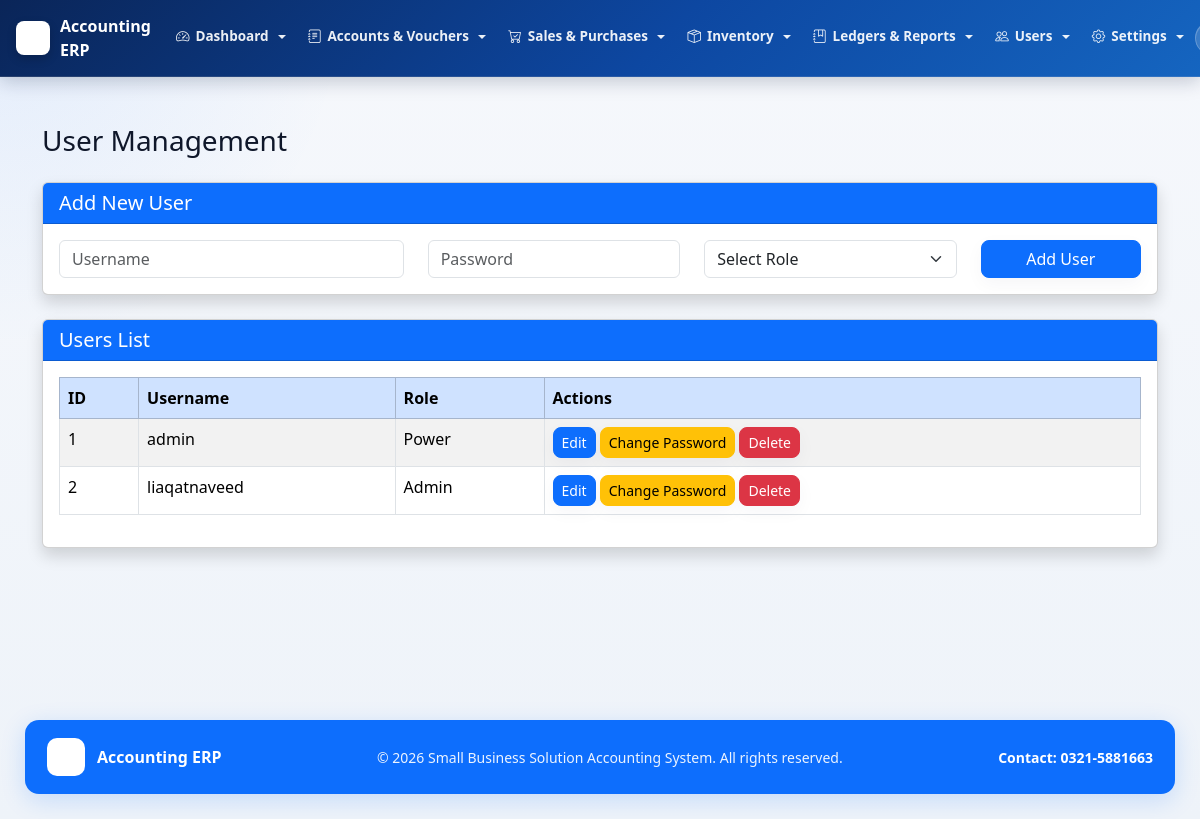
Screenshot of /admin/users.php (signed in) with the database file from the repository.
### tables this page shows
CREATE TABLE `company_settings` (
  `id` int(11) NOT NULL,
  `company_name` varchar(255) NOT NULL,
  `tagline` varchar(255) NOT NULL,
  `contact` varchar(100) NOT NULL,
  `address` varchar(255) NOT NULL,
  `email` varchar(255) NOT NULL,
  `logo_path` varchar(255) NOT NULL,
  `prepared_by_label` varchar(100) NOT NULL,
  `checked_by_label` varchar(100) NOT NULL,
  `approved_by_label` varchar(100) NOT NULL,
  `print_footer` varchar(255) NOT NULL,
  `system_activity_retention_months` int(11) NOT NULL DEFAULT 0,
  `approval_history_retention_months` int(11) NOT NULL DEFAULT 0,
  `updated_at` datetime NOT NULL DEFAULT current_timestamp() ON UPDATE current_timestamp(),
  PRIMARY KEY (`id`)
);

CREATE TABLE `users` (
  `id` int(11) NOT NULL AUTO_INCREMENT,
  `username` varchar(100) NOT NULL,
  `password` varchar(100) NOT NULL,
  `role_id` int(11) DEFAULT NULL,
  `created_at` timestamp NOT NULL DEFAULT current_timestamp(),
  PRIMARY KEY (`id`),
  UNIQUE KEY `username` (`username`)
);

CREATE TABLE `roles` (
  `id` int(11) NOT NULL AUTO_INCREMENT,
  `role_name` varchar(100) NOT NULL,
  `description` text DEFAULT NULL,
  `created_at` timestamp NOT NULL DEFAULT current_timestamp(),
  PRIMARY KEY (`id`),
  UNIQUE KEY `role_name` (`role_name`)
);

### admin/users.php (the view, shortened to what the rows shown need)
<?php
include "../includes/header.php";
?>
<div class="container mt-5">
    <div class="card shadow">
        <div class="card-body">
            <table class="table table-striped table-bordered">
                <thead class="table-primary text-white">
                    <tr>
                        <th>ID</th>
                        <th>Username</th>
                        <th>Role</th>
                        <th>Actions</th>
                    </tr>
                </thead>
                <tbody>
                    <?php
                    $result = mysqli_query($conn, "
                        SELECT u.*, r.role_name
                        FROM users u
                        LEFT JOIN roles r ON r.id = u.role_id
                    ");
                    if (mysqli_num_rows($result) > 0) {
                        while ($row = mysqli_fetch_assoc($result)) {
                            $id = intval($row['id']);
                            $uname = htmlspecialchars($row['username']);
                            $roleName = $row['role_name'] ? htmlspecialchars($row['role_name']) : '<span class="text-muted">No Role</span>';
                            echo "<tr>
                                    <td>{$id}</td>
                                    <td>{$uname}</td>
                                    <td>{$roleName}</td>
                                    <td>
                                        <a href='edit_user.php?id={$id}' class='btn btn-sm btn-primary'>Edit</a>
                                        <a href='change_password.php?id={$id}' class='btn btn-sm btn-warning'>Change Password</a>
                                        <a href='users.php?delete={$id}' class='btn btn-sm btn-danger' onclick='return confirm(\"Are you sure?\")'>Delete</a>
                                    </td>
                                  </tr>";
                        }
                    } else {
                        echo "<tr><td colspan='4' class='text-center text-muted'>No users found</td></tr>";
                    }
                    ?>
                </tbody>
            </table>
        </div>
    </div>
</div>
<?php include "../includes/footer.php"; ?>

### includes/header.php (shortened to what the rows shown need)
<?php
require_once __DIR__ . "/rbac.php";
require_once __DIR__ . "/branding.php";
$base_url = "/accounting-system/";
$branding = get_branding_settings();
$minimal_layout = isset($minimal_layout) && $minimal_layout;
?>
<!DOCTYPE html>
<html lang="en">
<head>
<link href="<?php echo $base_url; ?>assets/css/bootstrap.min.css" rel="stylesheet">
<link href="<?php echo $base_url; ?>assets/bootstrap-icons-1.13.1/font/bootstrap-icons.css" rel="stylesheet">
</head>
<body>
<?php if (!$minimal_layout): ?>
<nav class="navbar navbar-expand-lg fixed-top-nav navbar-dark">
    <div class="container-fluid px-3">
        <a class="navbar-brand-erp" href="<?php echo $base_url; ?>admin/dashboard/dashboard.php">
            <?php if (!empty($branding['logo_url'])): ?>
                <img src="<?php echo htmlspecialchars($branding['logo_url']); ?>" alt="Logo" class="brand-logo-img">
            <?php endif; ?>
            <span class="d-none d-sm-inline"><?php echo htmlspecialchars($branding['company_name']); ?></span>
        </a>
        <div class="collapse navbar-collapse" id="topNavbarCollapse">
            <?php if (isset($_SESSION['user_id'])): ?>
            <?php
            $canDashboard          = rbac_can_access('dashboard_home');
            $canAiDashboard        = rbac_can_access('dashboard_ai');
            $canBackup             = rbac_can_access('database_backup');
            $canCompanySettings    = rbac_can_access('company_settings_page');
            $canPeriodClosing      = rbac_can_access('period_closing_page');
            $canRecycleBin         = rbac_can_access('recycle_bin_page');
            $canSystemActivity     = rbac_can_access('system_activity_page');
            $canApprovalHistory    = rbac_can_access('approval_history_page');
            $canUsersPage          = rbac_can_access('users_page');
            $canRolesPage          = rbac_can_access('roles_page');
            $canUserRolesPage      = rbac_can_access('user_roles_page');
            $canRolePermissionsPage= rbac_can_access('role_permissions_page');
            $canAccountLedger      = rbac_can_access('account_ledger');
            $canTrialBalance       = rbac_can_access('trial_balance');
            $canChartOfAccounts    = rbac_can_access('chart_of_accounts');
            $canOpeningBalance     = rbac_can_access('opening_balance');
            $canPaymentVoucherAdd  = rbac_can_access('payment_voucher_add');
            $canPaymentVoucherList = rbac_can_access('payment_voucher_list');
            $canReceiptVoucherAdd  = rbac_can_access('receipt_voucher_add');
            $canReceiptVoucherList = rbac_can_access('receipt_voucher_list');
            $canGeneralVoucherAdd  = rbac_can_access('general_voucher_add');
            $canGeneralVoucherList = rbac_can_access('general_voucher_list');
            $canCashBook           = rbac_can_access('cash_book');
            $canBankBook           = rbac_can_access('bank_book');
            $canCategoriesPage     = rbac_can_access('categories_page');
            $canInventoryPage      = rbac_can_access('inventory_page');
            $canStockAdjustmentAdd = rbac_can_access('stock_adjustment_add');
            $canStockAdjustmentList= rbac_can_access('stock_adjustment_list');
            $canStockLedger        = rbac_can_access('stock_ledger');
            $canPurchaseAdd        = rbac_can_access('purchase_add');
            $canPurchaseList       = rbac_can_access('purchase_list');
            $canPurchaseLedger     = rbac_can_access('purchase_ledger');
            $canSaleAdd            = rbac_can_access('sale_add');
            $canSaleList           = rbac_can_access('sale_list');
            $canSaleLedger         = rbac_can_access('sale_ledger');
            ?>
            <ul class="navbar-nav me-auto mb-2 mb-lg-0">
                <?php if ($canDashboard || $canAiDashboard): ?>
                <li class="nav-item dropdown">
                    <a class="nav-link dropdown-toggle" href="#" id="navDashboard" role="button" data-bs-toggle="dropdown" aria-expanded="false">
                        <i class="bi bi-speedometer2"></i> Dashboard
                    </a>
                </li>
                <?php endif; ?>
                <?php if ($canChartOfAccounts || $canOpeningBalance || $canPaymentVoucherAdd || $canPaymentVoucherList || $canReceiptVoucherAdd || $canReceiptVoucherList || $canGeneralVoucherAdd || $canGeneralVoucherList): ?>
                <li class="nav-item dropdown">
                    <a class="nav-link dropdown-toggle" href="#" id="navAccounts" role="button" data-bs-toggle="dropdown" aria-expanded="false">
                        <i class="bi bi-journal-text"></i> Accounts &amp; Vouchers
                    </a>
                </li>
                <?php endif; ?>
                <?php if ($canSaleAdd || $canSaleList || $canPurchaseAdd || $canPurchaseList): ?>
                <li class="nav-item dropdown">
                    <a class="nav-link dropdown-toggle" href="#" id="navSales" role="button" data-bs-toggle="dropdown" aria-expanded="false">
                        <i class="bi bi-cart-check"></i> Sales &amp; Purchases
                    </a>
                </li>
                <?php endif; ?>
                <?php if ($canInventoryPage || $canCategoriesPage || $canStockAdjustmentAdd || $canStockAdjustmentList): ?>
                <li class="nav-item dropdown">
                    <a class="nav-link dropdown-toggle" href="#" id="navInventory" role="button" data-bs-toggle="dropdown" aria-expanded="false">
                        <i class="bi bi-box-seam"></i> Inventory
                    </a>
                </li>
                <?php endif; ?>
                <?php if ($canTrialBalance || $canAccountLedger || $canCashBook || $canBankBook || $canSaleLedger || $canPurchaseLedger || $canStockLedger): ?>
                <li class="nav-item dropdown">
                    <a class="nav-link dropdown-toggle" href="#" id="navReports" role="button" data-bs-toggle="dropdown" aria-expanded="false">
                        <i class="bi bi-journal-bookmark"></i> Ledgers &amp; Reports
                    </a>
                </li>
                <?php endif; ?>
                <?php if ($canUsersPage || $canRolesPage || $canUserRolesPage || $canRolePermissionsPage): ?>
                <li class="nav-item dropdown">
                    <a class="nav-link dropdown-toggle" href="#" id="navUsers" role="button" data-bs-toggle="dropdown" aria-expanded="false">
                        <i class="bi bi-people"></i> Users
                    </a>
                </li>
                <?php endif; ?>
                <?php if ($canCompanySettings || $canPeriodClosing || $canApprovalHistory || $canSystemActivity || $canRecycleBin || $canBackup): ?>
                <li class="nav-item dropdown">
                    <a class="nav-link dropdown-toggle" href="#" id="navSettings" role="button" data-bs-toggle="dropdown" aria-expanded="false">
                        <i class="bi bi-gear"></i> Settings
                    </a>
                </li>
                <?php endif; ?>
            </ul>
            <div class="d-flex align-items-center gap-2 py-2 py-lg-0">
                <span class="user-badge-nav d-none d-md-inline-flex align-items-center">
                </span>
            </div>
            <?php endif; ?>
        </div>
    </div>
</nav>
<?php endif; ?>
<div class="content">

### includes/footer.php
<?php
require_once __DIR__ . "/branding.php";
$branding = get_branding_settings();
?>
</div>
<?php if (empty($minimal_layout)): ?>
<footer style="margin-left:0;padding:0 25px 25px;">
    <div style="background:#0d6efd;border-radius:14px;padding:18px 22px;box-shadow:0 6px 24px rgba(13,110,253,0.18);display:flex;justify-content:space-between;align-items:center;gap:12px;flex-wrap:wrap;">
        <div style="display:flex;align-items:center;gap:12px;color:#ffffff;font-weight:700;">
            <?php if (!empty($branding['logo_url'])): ?>
                <img src="<?php echo htmlspecialchars($branding['logo_url']); ?>" alt="Logo" style="width:38px;height:38px;object-fit:contain;border-radius:10px;background:#ffffff;padding:5px;">
            <?php endif; ?>
            <span><?php echo htmlspecialchars($branding['company_name']); ?></span>
        </div>
        <div style="color:rgba(255,255,255,0.92);font-size:14px;">
            &copy; <?php echo date("Y"); ?> <?php echo htmlspecialchars($branding['tagline']); ?>. All rights reserved.
        </div>
        <div style="color:#ffffff;font-weight:600;font-size:14px;">
            Contact: <?php echo htmlspecialchars($branding['contact']); ?>
        </div>
    </div>
</footer>
<?php endif; ?>
</body>
</html>

### rows the page displays
company_settings: company_name "Accounting ERP", tagline "Small Business Solution Accounting System", contact "0321-5881663"
users: id "1", username "admin", role.role_name "Power"
users: id "2", username "liaqatnaveed", role.role_name "Admin"
